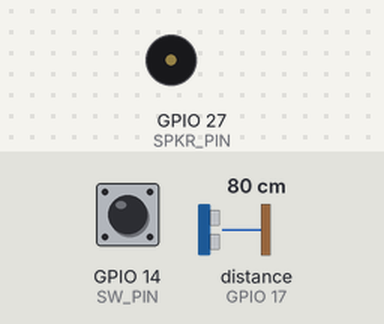
Recording of a sketch running on a simulated ESP32. Parts: buzzer (waves = sounding). Wiring (inferred from the names in the program): ultrasonic range finder: trigger GPIO 16; echo GPIO 17. Inputs (shaded band) come from the test bench; at power-on: GPIO 14 (SW_PIN) HIGH, distance to the obstacle (sensor on GPIO 17) 80 cm. The echo pulse lasts 58.3 µs per cm; what the sketch prints to the serial monitor is not drawn.

Above: at 2.57 s.
3.0 s: GPIO 14 (SW_PIN) pulled LOW for 1.65 s
At 3.71 s:
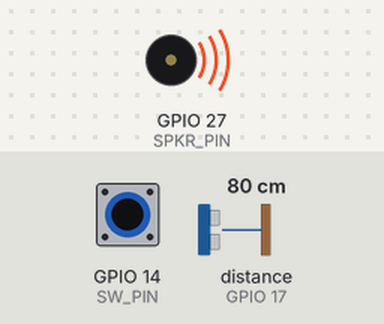
6.5 s: distance to the obstacle (sensor on GPIO 17) set to 4 cm
8.4 s: distance to the obstacle (sensor on GPIO 17) set to 2 cm
At 9.66 s:
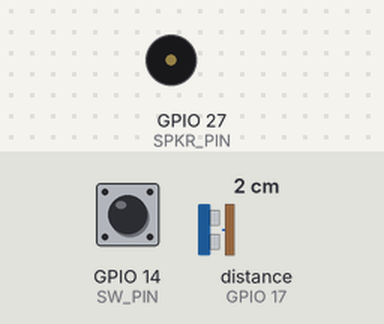
Timing chart, 0 to 17.9 s (numbered marks = the images above; inputs shaded):
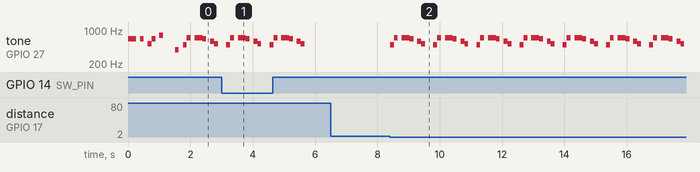

The sketch:

SpeakerSecurity.ino
```cpp
/*
 SpeakerSecurity
 Date : 2023/06/23
 Author : IE1A 05 H.Masaki
*/

// ピン番号をマクロで定義
#define SW_PIN 14
#define SPKR_PIN 27
#define TRIG_PIN 16  // トリガー（送信）
#define ECHO_PIN 17  // エコー（受信）

double duration = 0;  // 受信した時間
double distance = 0;  // 物との距離

// 超音波送信メソッド
void sendTrigger() {
  digitalWrite(TRIG_PIN, HIGH);  // トリガーに HIGH を出力し、超音波を出す
  delayMicroseconds(10);         // 一瞬だけ待機
  digitalWrite(TRIG_PIN, LOW);   // トリガーに LOW を出力し、超音波を止める
}


// スピーカーの PWM 出力関連を定義
#define LEDC_CHANNEL_0 0      // LEDC の PWM チャネル 0 から 15
#define LEDC_TIMER_13_BIT 13  // LEDC タイマーの精度 13 ビット
#define LEDC_BASE_FREQ 5000   // LEDC のベース周波数 5000Hz

// 使用する音の周波数を定義
#define C4 261.626   // ド
#define D4 293.665   // レ
#define E4 329.628   // ミ
#define F4 349.228   // ファ
#define G4 391.995   // ソ
#define A4 440.000   // ラ
#define B4 493.883   // シ
#define C5 523.251   // ド
#define D5 587.330   // レ
#define E5 659.255   // ミ
#define F5 698.456   // ファ
#define G5 783.991   // ソ
#define A5 880.000   // ラ
#define B5 987.767   // シ
#define C6 1046.502  // ド
#define D6 1174.659  // レ
#define E6 1318.510  // ミ
#define F6 1396.913  // ファ
#define G6 1567.982  // ソ
#define NONE 0       // 無音

#define WHOLE_NOTE 1000  // 全音符(1 秒)

// ミス楽譜
double miss[] = { B4, F5, NONE, F5, F5, E5, NONE, D5, C5, NONE };

boolean swData;            // SW の状態を保持する変数（true->ON, false->OFF）
boolean swDataOld = true;  // 前回の SW の状態を保持する変数（初期値は false）

// 起動時に一度だけ呼び出されるメソッド
void setup() {
  Serial.begin(115200);  // シリアル通信の転送レート（bps）を設定
  // ピンの入出力設定
  pinMode(SW_PIN, INPUT);  // スイッチを入力に設定
  pinMode(TRIG_PIN,OUTPUT);
  pinMode(ECHO_PIN,INPUT);
  // トリガーを LOW に落としておく
  digitalWrite(TRIG_PIN, LOW);
  delay(10);  // 落ちきるまで少し待機

  // スピーカー用のチャネル設定(チャネル番号, ベース周波数, 精度ビット数)
  ledcSetup(LEDC_CHANNEL_0, LEDC_BASE_FREQ, LEDC_TIMER_13_BIT);
  // チャネルにスピーカーピンを接続(ピン番号, チャネル番号)
  ledcAttachPin(SPKR_PIN, LEDC_CHANNEL_0);
  // マリオテーマ楽譜
  double mario[] = { E5, E5, NONE, E5, NONE, C5, E5, NONE, G5, NONE, NONE, NONE, G4 };
  // setup 完了後、マリオのテーマを奏でる(八分音符)
  melody(mario, sizeof(mario) / sizeof(double), WHOLE_NOTE / 8);
  Serial.println("プログラム開始");
}
// 演奏メソッド（楽譜配列, 楽譜の要素数, 音符の長さ）
void melody(double *score, int len, int note) {
  for (int i = 0; i <= len; i++) {
    ledcWriteTone(LEDC_CHANNEL_0, score[i]);
    delay(note);
  }

  ledcWriteTone(LEDC_CHANNEL_0, NONE);  //消音
}

bool A = true;
// メインループメソッド
void loop() {
  swData = digitalRead(SW_PIN);

  sendTrigger();                       // 超音波送信
  duration = pulseIn(ECHO_PIN, HIGH);  // エコーから受信した時間(マイクロ秒)を取得
  // 音速を 340m/s として受信した時間から距離（cm）に変換
  distance = duration * 340 * 100 / 1000000;

  //5cm以内の時
  if (distance <= 5) {
    A = true;
  }

  //swを押したとき
  if (swData != swDataOld) {
    if (swData) {
      A = false;
    }
  }

  Serial.println(A);
  if (A) {
    melody(miss, sizeof(miss) / sizeof(double), WHOLE_NOTE / 8);
  } else {
    ledcWriteTone(LEDC_CHANNEL_0, NONE);  //消音
  }
  // 次回の為に現在の SW の状態を保存する
  swDataOld = swData;  //一時保存
  delay(10);           // チャタリング防止
}
```

Measured:
- the behaviour switches between 3 and 2 cm on distance to the obstacle (sensor on GPIO 17) (found by bisection; images 1 and 2)
- after the input at 3.0 s, tone on GPIO 27 (SPKR_PIN): goes on until 5.7 s, then stays silent
- after the input at 6.5 s, every drawn part: stays the same
- after the input at 8.4 s, tone on GPIO 27 (SPKR_PIN): silent → 493 Hz at once, then repeats every 1.4 s: 698 Hz 0.13 s, silent 0.12 s, 698 Hz 0.25 s, 659 Hz 0.13 s, silent 0.12 s, 587 Hz 0.13 s, 523 Hz 0.13 s, silent 0.26 s, 493 Hz 0.13 s
- by itself, tone on GPIO 27 (SPKR_PIN): plays 659 Hz for 0.25 s, 659 Hz for 0.13 s, 523 Hz for 0.13 s, 659 Hz for 0.13 s, 783 Hz for 0.13 s, 391 Hz for 0.13 s … (12 notes in this stretch)
